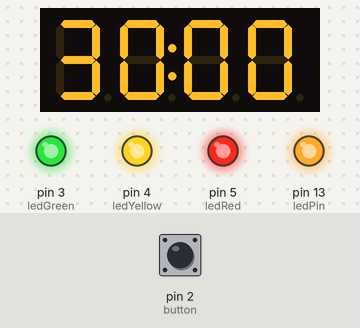
The sketch below on a simulated Arduino Uno, built with avr-gcc and run on an emulated ATmega328P. On the bench: 4-digit seven-segment display, output pins drawn as LEDs (lit = HIGH). The inputs (shaded band) are chosen by the test bench; at power-on: pin 2 (button) HIGH.

Above: at 1.2 s.
1.3 s: pin 2 (button) pulled LOW for 0.15 s
At 2.1 s:
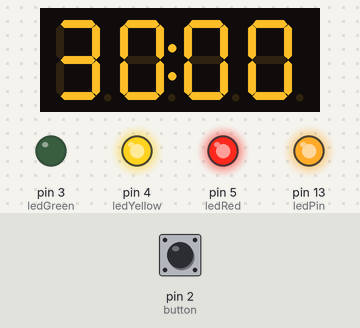
4.4 s: pin 2 (button) pulled LOW for 1 s
At 7.2 s:
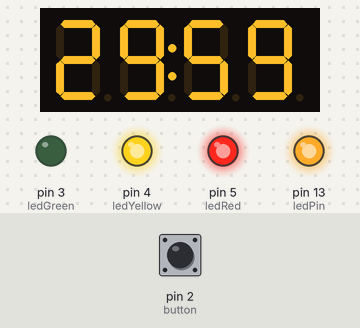
Timing chart, 0 to 8.7 s (numbered marks = the images above; inputs shaded):
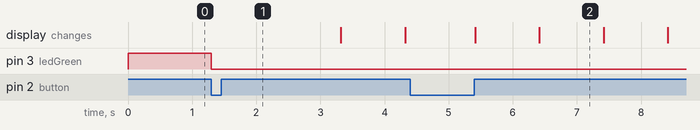

The sketch:

SpeakerTimerSegUno.ino
```cpp
/* This program makes a timer to time the speaker's presentation by lighting up three LEDs in different colors
 *  and displaying the remaining time on the 7-segment LED display.
 *  0 - 18 min      green
 *  18 - 20 min     green bink
 *  20 - 28 min     yellow
 *  28 - 30 min     yeloow blink
 *  30+ min         red
*/

#include <TimerOne.h>
#include <avr/sleep.h>
#include <Wire.h>
#include <Adafruit_GFX.h>
#include <Adafruit_LEDBackpack.h>

// time parameters
const float timeGreenBlink = 18;
const float timeYellow = 20;
const float timeYellowBlink = 28;
const float timeRed = 30;
const uint32_t timer1Period = 1000000;

// LED & button pins
const byte ledPin = 13;
const uint8_t ledGreen = 3;
const uint8_t ledYellow = 4;
const uint8_t ledRed = 5;
const uint8_t button = 2;

// time in seconds
const uint16_t timeGreenBlinkSec = round(timeGreenBlink * 60);
const uint16_t timeYellowSec = round(timeYellow * 60);
const uint16_t timeYellowBlinkSec = round(timeYellowBlink * 60);
const uint16_t timeRedSec = round(timeRed * 60);

// I2C address of the display.
#define DISPLAY_ADDRESS   0x70

// Create display and DS1307 objects.
Adafruit_7segment timerDisplay = Adafruit_7segment();

// time couunter in second
volatile uint32_t seconds = 0;

// timer1 flag
volatile bool fTimer1 = false;

// ISRs
void secondIsr();
void buttonIsr();

// LED control functions
void ledsOff();
void ledOn(uint8_t led);
void setLeds(const uint32_t second);

// 7-SEG control functions
void getDisplayDigits(const uint16_t secs, const uint16_t mins);
void segPrintLeftTime(const uint32_t second);

void setup() {

  // setting pin modes
  pinMode(ledPin, OUTPUT);
  pinMode(ledGreen, OUTPUT);
  pinMode(ledYellow, OUTPUT);
  pinMode(ledRed, OUTPUT);
  pinMode(button, INPUT_PULLUP);

  // turn off LEDs
  digitalWrite(ledPin, HIGH);
  digitalWrite(ledGreen, HIGH);
  digitalWrite(ledYellow, HIGH);
  digitalWrite(ledRed, HIGH);

  // attach button interrupt
  cli();
  attachInterrupt(digitalPinToInterrupt(button), buttonIsr, FALLING);
  sei();
  interrupts();

  // Setup the display.
  timerDisplay.begin(DISPLAY_ADDRESS);
  getDisplayDigits(timeRed, 0);
  timerDisplay.writeDisplay();
}

void loop() {
  delay(20);
  timerDisplay.writeDisplay();
}

// timer1 ISR
void secondIsr()
{
  noInterrupts();
  setLeds(seconds);
  segPrintLeftTime(seconds);
  seconds++;
  interrupts();
}

// debouncing button
void buttonIsr()
{
  static uint32_t lastInterruptTime = 0;
  uint32_t interruptTime = millis();

  // If interrupts come faster than 200ms, assume it's a bounce and ignore
  if (interruptTime - lastInterruptTime > 200) {
    seconds = 0;
    ledOn(ledGreen);
    if (fTimer1) {
      Timer1.stop();
      Timer1.restart();
    }else {
      Timer1.initialize(timer1Period);
      Timer1.attachInterrupt(secondIsr);
      Timer1.restart();
      seconds = 0;
      fTimer1 = true;
    }
  }
  lastInterruptTime = interruptTime;
}

/*---------------------------------------------------------------
 *--------LED functions------------------------------------------
 *-------------------------------------------------------------*/
void ledsOff(){
  digitalWrite(ledGreen, HIGH);
  digitalWrite(ledYellow, HIGH);
  digitalWrite(ledRed, HIGH);
}

// HIGH -> turn on, LOW -> turn off
void ledOn(uint8_t led){
  switch(led){
    case ledGreen:
      digitalWrite(ledGreen, LOW);
      digitalWrite(ledYellow, HIGH);
      digitalWrite(ledRed, HIGH);
      break;
    case ledYellow:
      digitalWrite(ledGreen, HIGH);
      digitalWrite(ledYellow, LOW);
      digitalWrite(ledRed, HIGH);
      break;
    case ledRed:
      digitalWrite(ledGreen, HIGH);
      digitalWrite(ledYellow, HIGH);
      digitalWrite(ledRed, LOW);
      break;
    default:
      digitalWrite(ledGreen, HIGH);
      digitalWrite(ledYellow, HIGH);
      digitalWrite(ledRed, HIGH);
  }
}

void setLeds(const uint32_t second) {
  if (second <= timeGreenBlinkSec){
    ledOn(ledGreen);
  }
  else if (second <= timeYellowSec){
    if(second%2){
      ledsOff();
    }else{
      ledOn(ledGreen);
    }
  }
  else if (second <= timeYellowBlinkSec){
    ledOn(ledYellow);
  }
  else if (second <= timeRedSec){
    if(second%2){
      ledsOff();
    }else{
      ledOn(ledYellow);
    }
  }
  else{
    ledOn(ledRed);
  }
}

/*---------------------------------------------------------------
 *--------7 SEG LED functions------------------------------------
 *-------------------------------------------------------------*/
void getDisplayDigits(const uint16_t mins, const uint16_t secs) {
  timerDisplay.writeDigitNum(0, mins/10, false);
  timerDisplay.writeDigitNum(1, mins%10, false);
  timerDisplay.drawColon(true);
  timerDisplay.writeDigitNum(3, secs/10, false);
  timerDisplay.writeDigitNum(4, secs%10, false);
}

void segPrintLeftTime(const uint32_t second) {
  // calcute remaining time
  uint16_t tempSec = second%60;
  uint16_t segSec;
  uint16_t segMin;

  if (second > timeRedSec) {
    segSec = 0;
    segMin = 0;
    if(second%2 == 1){
      timerDisplay.clear();
    }else{
      getDisplayDigits(segMin,segSec);
    }
  }
  else {
    if (tempSec == 0){
      segSec = 0;
      segMin = timeRed - second / 60;
    } else {
      segSec = 60 - tempSec;
      segMin = timeRed - (second + segSec)/60;
    }
    getDisplayDigits(segMin,segSec);
  }
  delay(10);
}
```

Measured:
- after the input at 1.3 s, pin 3 (ledGreen): HIGH → LOW at once
